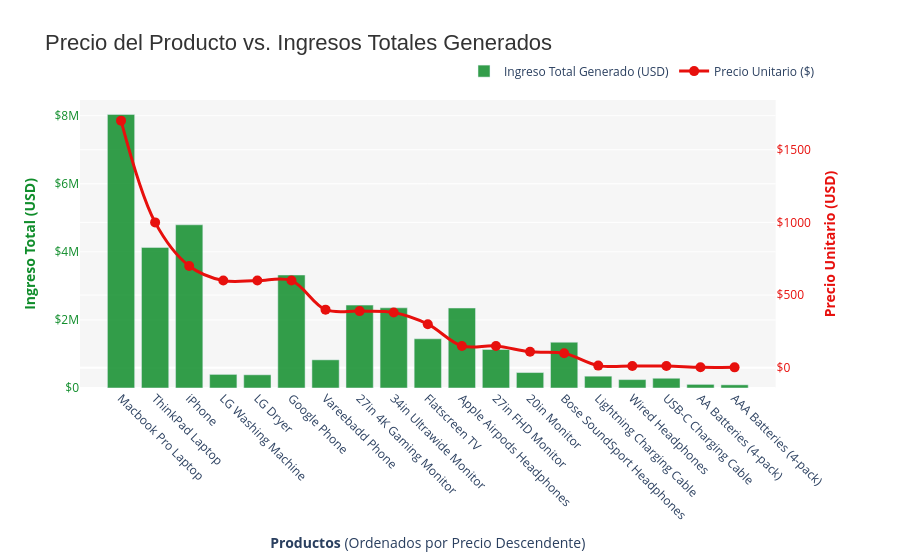

Source (notebook cell):
### Markdown cell above
Los productos más vendidos son las baterias. El precio de las mismas, y tal vez el aumento de requerimiento de energía con momentos festivos e invernales puede influir.

### Code cell
# Agrupamos por producto, obtenemos su precio y sumamos la 'Venta' 
df_ingresos = df.groupby('Producto').agg({
    'Precio Unitario': 'mean',
    'Venta': 'sum'
}).reset_index()

# Ordenar del producto más caro al más barato
df_ingresos = df_ingresos.sort_values(by='Precio Unitario', ascending=False)

# Gráfico
fig = make_subplots(specs=[[{"secondary_y": True}]])

fig.add_trace(
    go.Bar(
        x=df_ingresos['Producto'],
        y=df_ingresos['Venta'],
        name="Ingreso Total Generado (USD)",
        marker_color='#108D2B', 
        opacity=0.85
    ),
    secondary_y=False,
)

fig.add_trace(
    go.Scatter(
        x=df_ingresos['Producto'],
        y=df_ingresos['Precio Unitario'],
        name="Precio Unitario ($)",
        mode='lines+markers',
        marker=dict(color='#E7100D', size=10), # Rojo vibrante
        line=dict(width=3, shape='spline')
    ),
    secondary_y=True,
)

fig.update_layout(
    title_text="Precio del Producto vs. Ingresos Totales Generados",
    title_font=dict(size=22, color='#333333', family="Arial"),
    plot_bgcolor='rgba(245, 245, 245, 0.9)',
    paper_bgcolor='white',
    hovermode="x unified", 
    legend=dict(
        orientation="h",
        yanchor="bottom",
        y=1.05,
        xanchor="right",
        x=1
    ),
    margin=dict(t=100, b=120)
)


fig.update_xaxes(title_text="<b>Productos</b> (Ordenados por Precio Descendente)", tickangle=45)

fig.update_yaxes(title_text="<b>Ingreso Total (USD)</b>", secondary_y=False, color='#108D2B', tickprefix="$")
fig.update_yaxes(title_text="<b>Precio Unitario (USD)</b>", secondary_y=True, color='#E7100D', tickprefix="$")

fig.show()

### Figure 1 — Plotly figure (JSON) as saved in the notebook; plotly's stock layout.template omitted (floating-point values rounded to 4 significant figures)
{"data": [{"marker": {"color": "#108D2B"}, "name": "Ingreso Total Generado (USD)", "opacity": 0.85, "type": "bar", "x": ["Macbook Pro Laptop", "ThinkPad Laptop", "iPhone", "LG Washing Machine", "LG Dryer", "Google Phone", "Vareebadd Phone", "27in 4K Gaming Monitor", "34in Ultrawide Monitor", "Flatscreen TV", "Apple Airpods Headphones", "27in FHD Monitor", "20in Monitor", "Bose SoundSport Headphones", "Lightning Charging Cable", "Wired Headphones", "USB-C Charging Cable", "AA Batteries (4-pack)", "AAA Batteries (4-pack)"], "xaxis": "x", "y": [8038000.0, 4130000.0, 4794000.0, 399600.0, 387600.0, 3319000.0, 827200.0, 2435000.0, 2356000.0, 1446000.0, 2349000.0, 1132000.0, 454100.0, 1346000.0, 347100.0, 246500.0, 286500.0, 106100.0, 92740.0], "yaxis": "y"}, {"line": {"shape": "spline", "width": 3}, "marker": {"color": "#E7100D", "size": 10}, "mode": "lines+markers", "name": "Precio Unitario ($)", "type": "scatter", "x": ["Macbook Pro Laptop", "ThinkPad Laptop", "iPhone", "LG Washing Machine", "LG Dryer", "Google Phone", "Vareebadd Phone", "27in 4K Gaming Monitor", "34in Ultrawide Monitor", "Flatscreen TV", "Apple Airpods Headphones", "27in FHD Monitor", "20in Monitor", "Bose SoundSport Headphones", "Lightning Charging Cable", "Wired Headphones", "USB-C Charging Cable", "AA Batteries (4-pack)", "AAA Batteries (4-pack)"], "xaxis": "x", "y": [1700.0, 1000.0, 700.0, 600.0, 600.0, 600.0, 400.0, 390.0, 380.0, 300.0, 150.0, 150.0, 110.0, 99.99, 14.95, 11.99, 11.95, 3.84, 2.99], "yaxis": "y2"}], "layout": {"hovermode": "x unified", "legend": {"orientation": "h", "x": 1, "xanchor": "right", "y": 1.05, "yanchor": "bottom"}, "margin": {"b": 120, "t": 100}, "paper_bgcolor": "white", "plot_bgcolor": "rgba(245, 245, 245, 0.9)", "title": {"font": {"color": "#333333", "family": "Arial", "size": 22}, "text": "Precio del Producto vs. Ingresos Totales Generados"}, "xaxis": {"anchor": "y", "domain": [0, 0.94], "tickangle": 45, "title": {"text": "<b>Productos</b> (Ordenados por Precio Descendente)"}}, "yaxis": {"anchor": "x", "color": "#108D2B", "domain": [0, 1], "tickprefix": "$", "title": {"text": "<b>Ingreso Total (USD)</b>"}}, "yaxis2": {"anchor": "x", "color": "#E7100D", "overlaying": "y", "side": "right", "tickprefix": "$", "title": {"text": "<b>Precio Unitario (USD)</b>"}}}}
